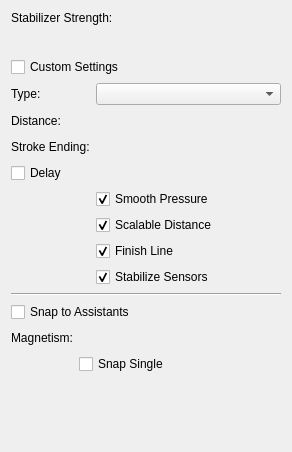
<?xml version="1.0" encoding="UTF-8"?>
<ui version="4.0">
 <class>WdgFreehandBrushOptions</class>
 <widget class="QWidget" name="WdgFreehandBrushOptions">
  <property name="geometry">
   <rect>
    <x>0</x>
    <y>0</y>
    <width>292</width>
    <height>452</height>
   </rect>
  </property>
  <layout class="QVBoxLayout" name="verticalLayout_2">
   <item>
    <layout class="QVBoxLayout" name="verticalLayout">
     <item>
      <widget class="QLabel" name="stabilizerStrengthLabel">
       <property name="text">
        <string>Stabilizer Strength:</string>
       </property>
      </widget>
     </item>
     <item>
      <widget class="KisSliderSpinBox" name="stabilizerStrengthSlider" native="true">
       <property name="minimumSize">
        <size>
         <width>0</width>
         <height>20</height>
        </size>
       </property>
       <property name="maximum" stdset="0">
        <number>5</number>
       </property>
      </widget>
     </item>
     <item>
      <widget class="QCheckBox" name="customStabilizerSettingsCheckbox">
       <property name="text">
        <string>Custom Settings</string>
       </property>
       <property name="checked">
        <bool>false</bool>
       </property>
      </widget>
     </item>
    </layout>
   </item>
   <item>
    <layout class="QGridLayout" name="gridLayout">
     <item row="2" column="1">
      <widget class="KisDoubleSliderSpinBox" name="strokeEndingInputbox" native="true">
       <property name="minimumSize">
        <size>
         <width>0</width>
         <height>20</height>
        </size>
       </property>
      </widget>
     </item>
     <item row="1" column="0">
      <widget class="QLabel" name="distanceLabel">
       <property name="text">
        <string>Distance:</string>
       </property>
      </widget>
     </item>
     <item row="2" column="0">
      <widget class="QLabel" name="strokeEndingLabel">
       <property name="text">
        <string>Stroke Ending:</string>
       </property>
      </widget>
     </item>
     <item row="1" column="1">
      <widget class="KisDoubleSliderSpinBox" name="distanceInputbox" native="true">
       <property name="minimumSize">
        <size>
         <width>0</width>
         <height>20</height>
        </size>
       </property>
      </widget>
     </item>
     <item row="6" column="1">
      <widget class="QCheckBox" name="finishLineCheckbox">
       <property name="text">
        <string>Finish Line</string>
       </property>
       <property name="checked">
        <bool>true</bool>
       </property>
      </widget>
     </item>
     <item row="4" column="1">
      <widget class="QCheckBox" name="smoothPressureCheckbox">
       <property name="text">
        <string>Smooth Pressure</string>
       </property>
       <property name="checked">
        <bool>true</bool>
       </property>
      </widget>
     </item>
     <item row="5" column="1">
      <widget class="QCheckBox" name="scalableDistanceCheckbox">
       <property name="text">
        <string>Scalable Distance</string>
       </property>
       <property name="checked">
        <bool>true</bool>
       </property>
      </widget>
     </item>
     <item row="7" column="1">
      <widget class="QCheckBox" name="stabilizeSensorsCheckbox">
       <property name="text">
        <string>Stabilize Sensors</string>
       </property>
       <property name="checked">
        <bool>true</bool>
       </property>
      </widget>
     </item>
     <item row="0" column="0">
      <widget class="QLabel" name="smoothTypeLabel">
       <property name="sizePolicy">
        <sizepolicy hsizetype="Fixed" vsizetype="Preferred">
         <horstretch>0</horstretch>
         <verstretch>0</verstretch>
        </sizepolicy>
       </property>
       <property name="text">
        <string>Type:</string>
       </property>
      </widget>
     </item>
     <item row="0" column="1">
      <widget class="QComboBox" name="smoothingTypeCombobox"/>
     </item>
     <item row="3" column="1">
      <widget class="KisDoubleSliderSpinBox" name="stabilizerDelayInput" native="true">
       <property name="minimumSize">
        <size>
         <width>0</width>
         <height>20</height>
        </size>
       </property>
      </widget>
     </item>
     <item row="3" column="0">
      <widget class="QCheckBox" name="enableStabilizerDelay">
       <property name="text">
        <string>Delay</string>
       </property>
      </widget>
     </item>
    </layout>
   </item>
   <item>
    <widget class="Line" name="line">
     <property name="orientation">
      <enum>Qt::Horizontal</enum>
     </property>
    </widget>
   </item>
   <item>
    <widget class="QCheckBox" name="useAssistantsCheckbox">
     <property name="text">
      <string>Snap to Assistants</string>
     </property>
    </widget>
   </item>
   <item>
    <layout class="QGridLayout" name="gridLayout_2">
     <item row="0" column="1">
      <widget class="KisSliderSpinBox" name="magnetismInputbox" native="true">
       <property name="minimumSize">
        <size>
         <width>0</width>
         <height>20</height>
        </size>
       </property>
      </widget>
     </item>
     <item row="0" column="0">
      <widget class="QLabel" name="magnetismLabel">
       <property name="sizePolicy">
        <sizepolicy hsizetype="Fixed" vsizetype="Preferred">
         <horstretch>0</horstretch>
         <verstretch>0</verstretch>
        </sizepolicy>
       </property>
       <property name="text">
        <string>Magnetism:</string>
       </property>
      </widget>
     </item>
     <item row="1" column="1">
      <widget class="QCheckBox" name="snapSingleCheckbox">
       <property name="text">
        <string>Snap Single</string>
       </property>
      </widget>
     </item>
    </layout>
   </item>
   <item>
    <spacer name="verticalSpacer">
     <property name="orientation">
      <enum>Qt::Vertical</enum>
     </property>
     <property name="sizeHint" stdset="0">
      <size>
       <width>5</width>
       <height>5</height>
      </size>
     </property>
    </spacer>
   </item>
  </layout>
 </widget>
 <customwidgets>
  <customwidget>
   <class>KisDoubleSliderSpinBox</class>
   <extends>QWidget</extends>
   <header>kis_slider_spin_box.h</header>
   <container>1</container>
  </customwidget>
  <customwidget>
   <class>KisSliderSpinBox</class>
   <extends>QWidget</extends>
   <header>kis_slider_spin_box.h</header>
   <container>1</container>
  </customwidget>
 </customwidgets>
 <resources/>
 <connections/>
</ui>
